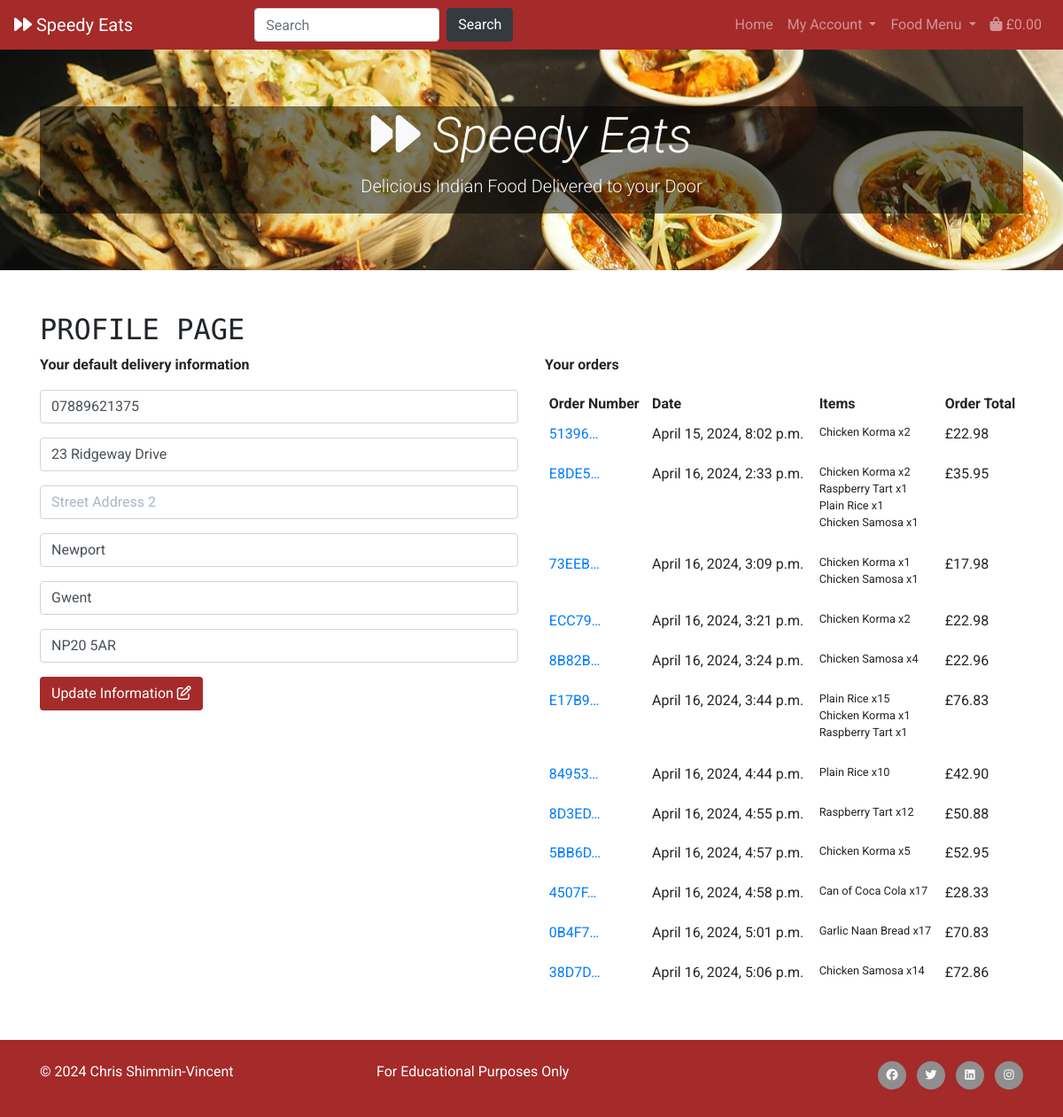
Page /profile/ (signed in) on the committed database.
### profiles/models.py (models this page shows, shortened)
class UserProfile(models.Model):
    user = models.OneToOneField(User, on_delete=models.CASCADE)
    default_phone_number = models.CharField(max_length=20, null=True,
                                            blank=True)
    default_street_address1 = models.CharField(max_length=80, null=True,
                                               blank=True)
    default_street_address2 = models.CharField(max_length=80, null=True,
                                               blank=True)
    default_town_or_city = models.CharField(max_length=40, null=True,
                                            blank=True)
    default_county = models.CharField(max_length=80, null=True, blank=True)
    default_postcode = models.CharField(max_length=20, null=True, blank=True)

### checkout/models.py (models this page shows, shortened)
class Order(models.Model):
    order_number = models.CharField(max_length=32, null=False, editable=False)
    date = models.DateTimeField(auto_now_add=True)
    user_profile = models.ForeignKey(UserProfile, on_delete=models.SET_NULL,
                                     null=True, blank=True,
                                     related_name='orders')
    full_name = models.CharField(max_length=50, null=False, blank=False)
    email = models.EmailField(max_length=254, null=False, blank=False)
    phone_number = models.CharField(max_length=20, null=False, blank=False)
    street_address1 = models.CharField(max_length=80, null=False, blank=False)
    street_address2 = models.CharField(max_length=80, null=True, blank=True)
    town_or_city = models.CharField(max_length=40, null=False, blank=False)
    county = models.CharField(max_length=80, null=False, blank=False)
    postcode = models.CharField(max_length=20, null=False, blank=False)
    delivery_cost = models.DecimalField(max_digits=6, decimal_places=2,
                                        null=False, default=0)
    order_total = models.DecimalField(max_digits=10, decimal_places=2,
                                      null=False, default=0)
    grand_total = models.DecimalField(max_digits=10, decimal_places=2,
                                      null=False, default=0)
    original_bag = models.TextField(null=False, blank=False, default='')
    stripe_pid = models.CharField(max_length=254, null=False,
                                  blank=False, default='')

class OrderLineItem(models.Model):
    order = models.ForeignKey(Order, null=False, blank=False,
                              on_delete=models.CASCADE,
                              related_name='lineitems')
    product = models.ForeignKey(Product, null=False, blank=False,
                                on_delete=models.CASCADE)
    quantity = models.IntegerField(null=False, blank=False, default=0)
    lineitem_total = models.DecimalField(max_digits=6, decimal_places=2,
                                         null=False, blank=False,
                                         editable=False)

### products/models.py (models this page shows, shortened)
class Product(models.Model):
    category = models.ForeignKey('Category', null=True,
                                 blank=True, on_delete=models.SET_NULL)
    product_code = models.CharField(max_length=254, null=True, blank=True)
    name = models.CharField(max_length=254)
    description = models.TextField()
    price = models.DecimalField(max_digits=6, decimal_places=2)
    image_url = models.URLField(max_length=1024, null=True, blank=True)
    image = models.ImageField(null=True, blank=True)

### profiles/views.py (the view)
# urls.py: path('', views.profile, name='profile'),
@login_required
def profile(request):
    profile = get_object_or_404(UserProfile, user=request.user)
    if request.method == 'POST':
        form = UserProfileForm(request.POST, instance=profile)
        if form.is_valid():
            form.save()
            messages.success(request, 'Profile updated successfully')
        else:
            messages.error(request, 'Update failed. Please check your form \
                has been completed correctly.')
    else:
        form = UserProfileForm(instance=profile)
    orders = profile.orders.all()
    template = 'profiles/profile.html'
    context = {
        'profile': profile,
        'form': form,
        'orders': orders,
        'no_bag': True,
    }
    return render(request, template, context)

### profiles/forms.py
class UserProfileForm(forms.ModelForm):
    class Meta:
        model = UserProfile
        exclude = ('user',)
    def __init__(self, *args, **kwargs):
        super().__init__(*args, **kwargs)
        placeholders = {
            'default_phone_number': 'Phone Number',
            'default_street_address1': 'Street Address 1',
            'default_street_address2': 'Street Address 2',
            'default_town_or_city': 'Town or City',
            'default_county': 'County',
            'default_postcode': 'Postal Code',
        }
        self.fields['default_phone_number'].widget.attrs['autofocus'] = True
        for field in self.fields:
            if self.fields[field].required:
                placeholder = f'{placeholders[field]} *'
            else:
                placeholder = placeholders[field]
            self.fields[field].widget.attrs['placeholder'] = placeholder
            self.fields[field].widget.attrs['class'] = 'profile-form-input'
            self.fields[field].label = False

### bag/contexts.py (called while the page is built, shortened)
def bag_contents(request):
    bag_items = []
    product_count = 0
    total = 0
    delivery = Decimal(settings.STANDARD_DELIVERY)
    grand_total = 0
    bag = request.session.get('bag', {})
    if total < settings.MINIMUM_ORDER_VALUE:
        minimum_value_met = False
    else:
        minimum_value_met = True
    minimum_order_delta = settings.MINIMUM_ORDER_VALUE - total
    grand_total = total + delivery
    context = {
        'minimum_value_met': minimum_value_met,
        'bag_items': bag_items,
        'product_count': product_count,
        'total': total,
        'minimum_order_delta': minimum_order_delta,
        'minimum_order_value': settings.MINIMUM_ORDER_VALUE,
        'delivery': delivery,
        'grand_total': grand_total,
    }
    return context

### profiles/templates/profiles/profile.html (shortened to what this page needs)
{% extends "base.html" %}
{% load static %}
{% block content %}
<div class="container">
    <div class="row">
        <div class="col mt-3">
            <h2 class="logo-font">Profile page</h2>
        </div>
    </div>
    <div class="row">
        <div class="col-12 col-lg-6 mb-3">
            <p><strong>Your default delivery information</strong></p>
            <form class="mt-3" action="{% url 'profile' %}" method="POST" id="profile-update-form">
                {{ form|crispy }}
                <button class="btn brand-color">Update Information <i class="fa-regular fa-pen-to-square"></i></button>
            </form>
        </div>
        <div class="col-12 col-lg-6 mb-3">
            <p><strong>Your orders</strong></p>
                <div class="order-history table-responsive">
                    <table class="table table-sm table-borderless">
                        <thead>
                            <tr>
                                <th>Order Number</th>
                                <th>Date</th>
                                <th>Items</th>
                                <th>Order Total</th>
                            </tr>
                        </thead>
                        <tbody>
                            {% for order in orders %}
                            <tr>
                                <td>
                                    <a href="{% url 'order_history' order.order_number %}" title="{{ order.order_number }}">
                                        {{ order.order_number|truncatechars:6 }}
                                    </a>
                                </td>
                                <td>{{ order.date }}</td>
                                <td>
                                    <ul class="list-unstyled">
                                        {% for item in order.lineitems.all %}
                                        <li class="small">
                                        {{ item.product.name }} x{{ item.quantity }}
                                        </li>
                                        {% endfor %}
                                    </ul>
                                </td>
                                <td>£{{ order.grand_total }}</td>
                            </tr>
                            {% endfor %}
                    </tbody>
                </table>
            </div>
        </div>
    </div>
</div>
{% endblock %}

### static/css/base.css (style rules this page uses)
body { font-family: 'Roboto', sans-serif; }
.logo-font { text-transform: uppercase; font-family: 'Reddit Mono', monospace; }
#profile-update-form input::placeholder { color: #aab7c4; }
.brand-color, .allauth-form-inner-content button { background-color: brown; color: #fff; }

### rows in the picture
UserProfile: default_phone_number "07889621375", default_street_address1 "23 Ridgeway Drive", default_town_or_city "Newport", default_county "Gwent", default_postcode "NP20 5AR"
Order: order_number "51396…", date "April 15, 2024, 8:02 p.m.", grand_total "22.98"
OrderLineItem: product.name "Chicken Korma", quantity "2"
Order: order_number "E8DE5…", date "April 16, 2024, 2:33 p.m.", grand_total "35.95"
OrderLineItem: product.name "Chicken Korma", quantity "2"
OrderLineItem: product.name "Raspberry Tart", quantity "1"
OrderLineItem: product.name "Plain Rice", quantity "1"
OrderLineItem: product.name "Chicken Samosa", quantity "1"
Order: order_number "73EEB…", date "April 16, 2024, 3:09 p.m.", grand_total "17.98"
OrderLineItem: product.name "Chicken Korma", quantity "1"
OrderLineItem: product.name "Chicken Samosa", quantity "1"
Order: order_number "ECC79…", date "April 16, 2024, 3:21 p.m.", grand_total "22.98"
OrderLineItem: product.name "Chicken Korma", quantity "2"
Order: order_number "8B82B…", date "April 16, 2024, 3:24 p.m.", grand_total "22.96"
OrderLineItem: product.name "Chicken Samosa", quantity "4"
Order: order_number "E17B9…", date "April 16, 2024, 3:44 p.m.", grand_total "76.83"
OrderLineItem: product.name "Plain Rice", quantity "15"
OrderLineItem: product.name "Chicken Korma", quantity "1"
OrderLineItem: product.name "Raspberry Tart", quantity "1"
Order: order_number "84953…", date "April 16, 2024, 4:44 p.m.", grand_total "42.90"
OrderLineItem: product.name "Plain Rice", quantity "10"
Order: order_number "8D3ED…", date "April 16, 2024, 4:55 p.m.", grand_total "50.88"
OrderLineItem: product.name "Raspberry Tart", quantity "12"
Order: order_number "5BB6D…", date "April 16, 2024, 4:57 p.m.", grand_total "52.95"
OrderLineItem: product.name "Chicken Korma", quantity "5"
Order: order_number "4507F…", date "April 16, 2024, 4:58 p.m.", grand_total "28.33"
OrderLineItem: product.name "Can of Coca Cola", quantity "17"
Order: order_number "0B4F7…", date "April 16, 2024, 5:01 p.m.", grand_total "70.83"
OrderLineItem: product.name "Garlic Naan Bread", quantity "17"
Order: order_number "38D7D…", date "April 16, 2024, 5:06 p.m.", grand_total "72.86"
OrderLineItem: product.name "Chicken Samosa", quantity "14"

### other values in the picture
{{ total|floatformat:2 }} "0.00"
